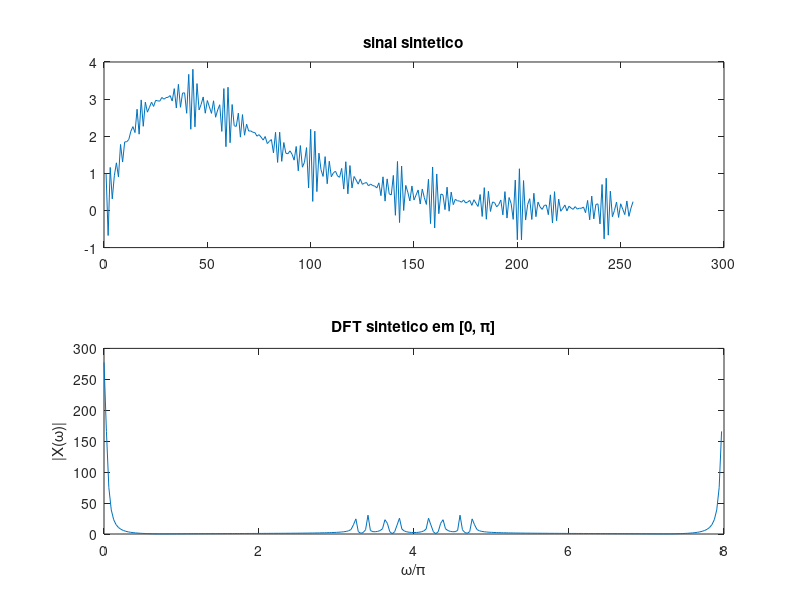
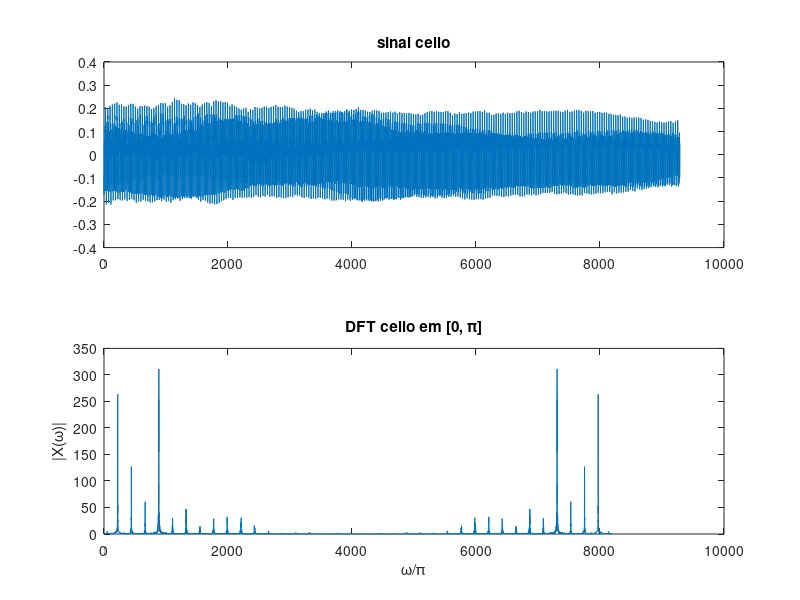
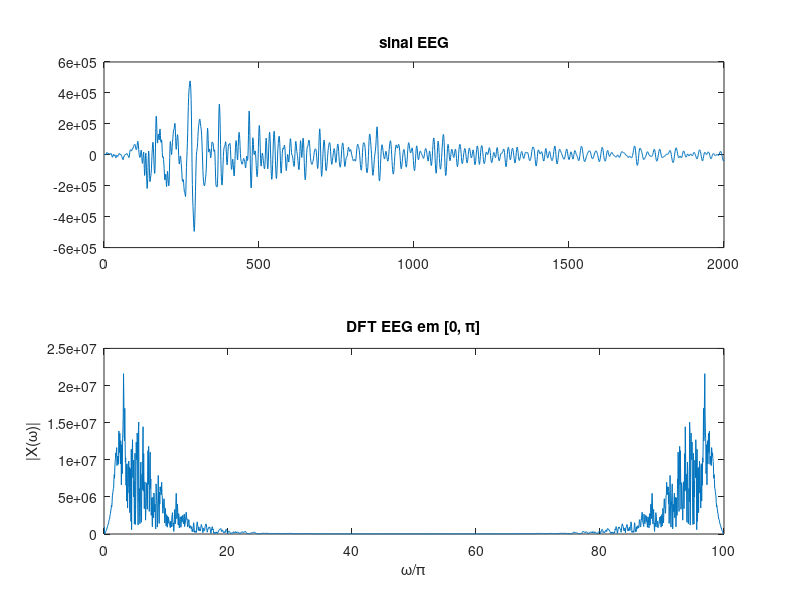

Reproduce these figures in MATLAB, in order.
%% Inicialização do ambiente
clear ; close all; clc

%% Exercício 2
sintetico_data = fopen('sintetico.csv');
sintetico = textscan(sintetico_data, '%f', 'Delimiter', ',');
sintetico = sintetico{1,1};
fclose(sintetico_data);
cello = importdata('cello.mat');
EEG = importdata('EEG.mat');
EEG = EEG';

% sinal sintetico
Ls = length(sintetico);
Ts = 0.125;
Fs = 1/Ts;
Fs_vector = (0:Ls-1)/Ls * Fs;

% sinal cello
Lc = length(cello.x);
Tc = cello.dt;
Fc = 1/Tc;
Fc_vector = (0:Lc-1)/Lc * Fc;

% sinal EEG
Le = length(EEG);
Fe = 100;
Fe_vector = (1:Le-1)/Le * Fe;

figure(1)

subplot(2,1,1)
plot(sintetico);
title('sinal sintetico');

subplot(2,1,2)
DFT_synth = fft(sintetico, Ls);
plot(Fs_vector, abs(DFT_synth))
xlabel('\omega/\pi'), ylabel('|X(\omega)|'), title('DFT sintetico em [0, \pi]')

figure(2)

subplot(2,1,1)
plot(cello.x);
title('sinal cello');

subplot(2,1,2)
DFT_cello = fft(cello.x, Lc);
plot(Fc_vector, abs(DFT_cello))
xlabel('\omega/\pi'), ylabel('|X(\omega)|'), title('DFT cello em [0, \pi]')

figure(3)

subplot(2,1,1)
plot(EEG);
title('sinal EEG');

subplot(2,1,2)
DFT_EEG = fft(EEG, Le-1);
plot(Fe_vector, abs(DFT_EEG))
xlabel('\omega/\pi'), ylabel('|X(\omega)|'), title('DFT EEG em [0, \pi]')


function f = X(N, inicio, fim)
f = (0:(1/N):(1 - 1/N))*(fim-inicio)+inicio;
end